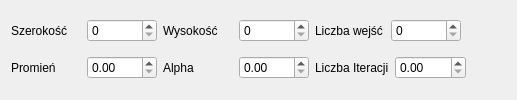
              <widget class="QWidget" name="tab_7">
               <attribute name="title">
                <string>SOM</string>
               </attribute>
               <layout class="QVBoxLayout" name="verticalLayout_10">
                <item>
                 <layout class="QHBoxLayout" name="horizontalLayout_11">
                  <item>
                   <widget class="QLabel" name="label_17">
                    <property name="minimumSize">
                     <size>
                      <width>70</width>
                      <height>0</height>
                     </size>
                    </property>
                    <property name="text">
                     <string>Szerokość</string>
                    </property>
                   </widget>
                  </item>
                  <item>
                   <widget class="QSpinBox" name="som_width">
                    <property name="minimumSize">
                     <size>
                      <width>70</width>
                      <height>0</height>
                     </size>
                    </property>
                    <property name="maximum">
                     <number>999</number>
                    </property>
                   </widget>
                  </item>
                  <item>
                   <widget class="QLabel" name="label_19">
                    <property name="minimumSize">
                     <size>
                      <width>70</width>
                      <height>0</height>
                     </size>
                    </property>
                    <property name="text">
                     <string>Wysokość</string>
                    </property>
                   </widget>
                  </item>
                  <item>
                   <widget class="QSpinBox" name="som_height">
                    <property name="minimumSize">
                     <size>
                      <width>70</width>
                      <height>0</height>
                     </size>
                    </property>
                    <property name="maximum">
                     <number>999</number>
                    </property>
                   </widget>
                  </item>
                  <item>
                   <widget class="QLabel" name="label_24">
                    <property name="minimumSize">
                     <size>
                      <width>70</width>
                      <height>0</height>
                     </size>
                    </property>
                    <property name="text">
                     <string>Liczba wejść</string>
                    </property>
                   </widget>
                  </item>
                  <item>
                   <widget class="QSpinBox" name="som_inputs">
                    <property name="minimumSize">
                     <size>
                      <width>70</width>
                      <height>0</height>
                     </size>
                    </property>
                    <property name="maximum">
                     <number>999</number>
                    </property>
                   </widget>
                  </item>
                  <item>
                   <spacer name="horizontalSpacer_14">
                    <property name="orientation">
                     <enum>Qt::Horizontal</enum>
                    </property>
                    <property name="sizeHint" stdset="0">
                     <size>
                      <width>40</width>
                      <height>20</height>
                     </size>
                    </property>
                   </spacer>
                  </item>
                 </layout>
                </item>
                <item>
                 <layout class="QHBoxLayout" name="horizontalLayout_14">
                  <item>
                   <widget class="QLabel" name="label_26">
                    <property name="minimumSize">
                     <size>
                      <width>70</width>
                      <height>0</height>
                     </size>
                    </property>
                    <property name="text">
                     <string>Promień</string>
                    </property>
                   </widget>
                  </item>
                  <item>
                   <widget class="QDoubleSpinBox" name="som_radius">
                    <property name="minimumSize">
                     <size>
                      <width>70</width>
                      <height>0</height>
                     </size>
                    </property>
                    <property name="maximum">
                     <double>999.990000000000009</double>
                    </property>
                   </widget>
                  </item>
                  <item>
                   <widget class="QLabel" name="label_27">
                    <property name="minimumSize">
                     <size>
                      <width>70</width>
                      <height>0</height>
                     </size>
                    </property>
                    <property name="text">
                     <string>Alpha</string>
                    </property>
                   </widget>
                  </item>
                  <item>
                   <widget class="QDoubleSpinBox" name="som_alpha">
                    <property name="minimumSize">
                     <size>
                      <width>70</width>
                      <height>0</height>
                     </size>
                    </property>
                    <property name="maximum">
                     <double>999.990000000000009</double>
                    </property>
                   </widget>
                  </item>
                  <item>
                   <widget class="QLabel" name="label_25">
                    <property name="minimumSize">
                     <size>
                      <width>70</width>
                      <height>0</height>
                     </size>
                    </property>
                    <property name="text">
                     <string>Liczba Iteracji</string>
                    </property>
                   </widget>
                  </item>
                  <item>
                   <widget class="QDoubleSpinBox" name="som_iters">
                    <property name="minimumSize">
                     <size>
                      <width>70</width>
                      <height>0</height>
                     </size>
                    </property>
                    <property name="maximum">
                     <double>9999.989999999999782</double>
                    </property>
                   </widget>
                  </item>
                  <item>
                   <spacer name="horizontalSpacer_15">
                    <property name="orientation">
                     <enum>Qt::Horizontal</enum>
                    </property>
                    <property name="sizeHint" stdset="0">
                     <size>
                      <width>40</width>
                      <height>20</height>
                     </size>
                    </property>
                   </spacer>
                  </item>
                 </layout>
                </item>
               </layout>
              </widget>
